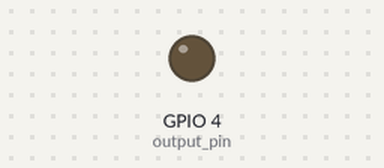
A program run on a simulated Raspberry Pi (BCM pin numbers). Parts: output pins drawn as LEDs (lit = HIGH). What the program prints to the terminal is not drawn. At 2.0 s the program stops and its outputs stay as they are.

Above: at 0.1 s.
At 1.1 s:
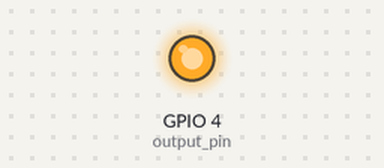
Timing chart, 0 to 3.5 s (numbered marks = the images above):
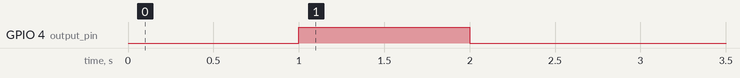

The program:

hello_LED.py
```python
#!/usr/bin/env python3

# The first line will make your IDE complain, unless you are somehow running directly on a Raspberry Pi
import RPi.GPIO as GPIO
import time
import sys


# If a resistor and LED are connected correctly between pin-4 (BCM) and ground, this program should cause the LED to
# turn on for 1 second.


# The following has nothing to do with this particular program, and is just here for easy Raspberry Pi reference;
# Possible GPIO Pins (Broadcom SOC Channel Numbering) for the Raspberry Pi:
# 4, 17, 27, 22, 5, 6, 13, 19, 26, 18, 23, 24, 25, 12, 16, 20, 21


# We are using pin-4 (GPIO Broadcom numbering) as our output
output_pin = 4


# Print the name of the script that is running to standard output...
def print_filename():
    filename = sys.argv[0]
    print("{} is running".format(filename))


# Initialization of the GPIO pin(s)
def setup_GPIO():

    # We are going to refer to the pins by the Broadcom SOC channel numbering.
    GPIO.setmode(GPIO.BCM)

    # Output pin setup
    GPIO.setup(output_pin, GPIO.OUT, initial=0)
    time.sleep(1) # who knows how long things take to set up.  We'll wait a second and let things finish.


# Turn the output on, then off
def do_1s_output():
    GPIO.output(output_pin, 1)
    time.sleep(1)
    GPIO.output(output_pin, 0)


# The first method that will be called
def main():
    try:
        print_filename()
        setup_GPIO()
        do_1s_output()

    except KeyboardInterrupt:
        pass
    finally:
        # A bit of house-keeping when we shut-down to make sure we're not bad citizens
        GPIO.cleanup()


# This is where "Main" is actually called...
if __name__ == "__main__":
    main()
```

Measured:
- by itself, GPIO 4 (output_pin): LOW → HIGH at 1.0 s, → LOW 1.0 s later
